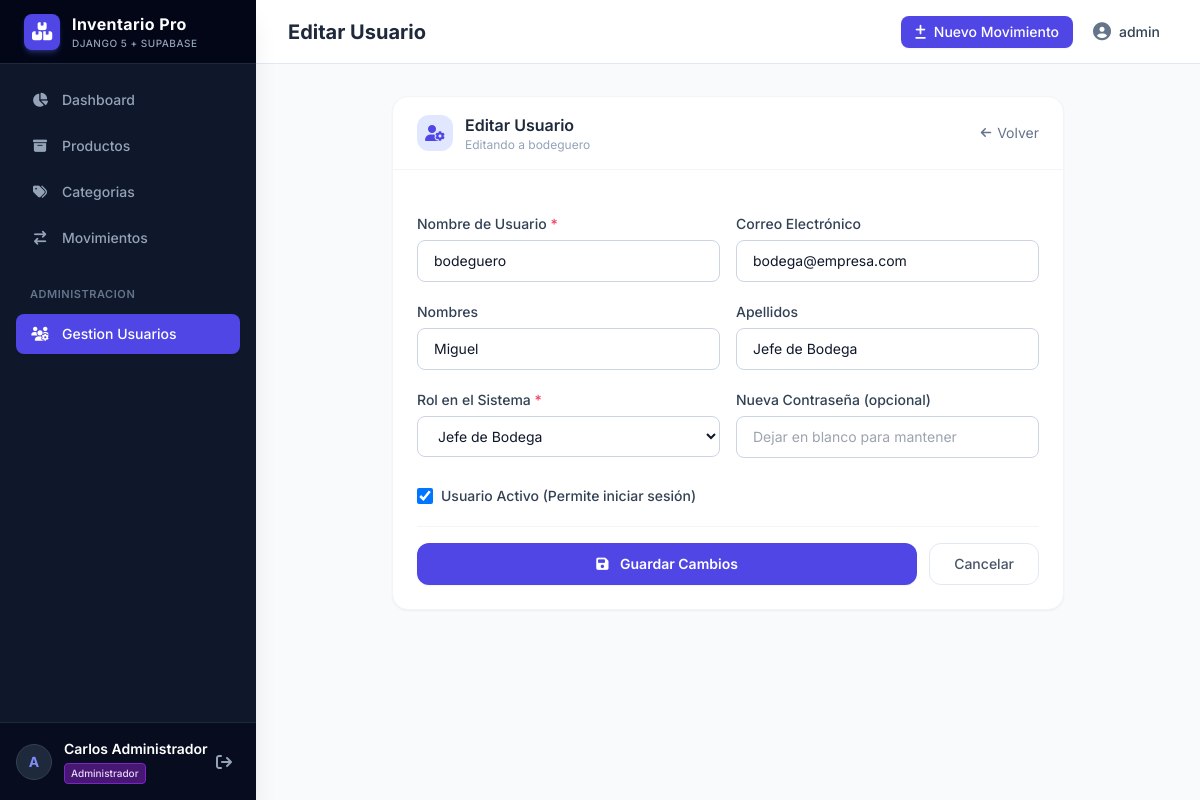
The page /users/2/edit/ (signed in) on the database its author committed.
### inventory/models.py (models this page shows, shortened)
class CustomUser(AbstractUser):
    class Role(models.TextChoices):
        ADMIN = 'admin', _('Administrador')
        BODEGUERO = 'bodeguero', _('Jefe de Bodega')
        OPERARIO = 'operario', _('Operario')
    role = models.CharField(
        max_length=20,
        choices=Role.choices,
        default=Role.OPERARIO,
        verbose_name=_('Rol'),
        help_text=_('Define el perfil de acceso y permisos dentro del sistema.')
    )
    class Meta:
        verbose_name = _('Usuario')
        verbose_name_plural = _('Usuarios')
        ordering = ['id']
    @property
    def is_admin_role(self):
        return self.role.lower() == self.Role.ADMIN or self.is_superuser

### inventory/views.py (the view)
# urls.py: path('users/<int:pk>/edit/', user_update_view, name='user_update'),
@admin_required
def user_update_view(request, pk):
    user = get_object_or_404(CustomUser, pk=pk)
    if request.method == 'POST':
        form = CustomUserEditForm(request.POST, instance=user)
        if form.is_valid():
            form.save()
            messages.success(request, f'Usuario {user.username} actualizado.')
            return redirect('user_list')
    else:
        form = CustomUserEditForm(instance=user)
    return render(request, 'inventory/user_form.html', {'form': form, 'target_user': user, 'title': 'Editar Usuario'})

### inventory/forms.py (shortened to what this page needs)
class CustomUserEditForm(forms.ModelForm):
    new_password = forms.CharField(
        label="Nueva Contrasena (opcional)",
        required=False,
        widget=forms.PasswordInput(attrs={'class': INPUT_CLASS, 'placeholder': 'Dejar en blanco para mantener'}),
        validators=[validate_password],
    )
    class Meta:
        model = CustomUser
        fields = ['username', 'first_name', 'last_name', 'email', 'role', 'is_active']
        widgets = {
            'username': forms.TextInput(attrs={'class': INPUT_CLASS}),
            'first_name': forms.TextInput(attrs={'class': INPUT_CLASS}),
            'last_name': forms.TextInput(attrs={'class': INPUT_CLASS}),
            'email': forms.EmailInput(attrs={'class': INPUT_CLASS}),
            'role': forms.Select(attrs={'class': SELECT_CLASS}),
            'is_active': forms.CheckboxInput(attrs={'class': CHECKBOX_CLASS}),
        }

### templates/inventory/user_form.html (shortened to what this page needs)
{% extends 'base.html' %}
{% block header_title %}{{ title }}{% endblock %}
{% block content %}
<div class="max-w-2xl mx-auto">
    <div class="bg-white rounded-2xl shadow-sm border border-slate-100 overflow-hidden">
        <div class="px-6 py-4 border-b border-slate-100 flex items-center justify-between">
            <div class="flex items-center gap-3">
                <div class="w-9 h-9 rounded-xl bg-indigo-100 flex items-center justify-center">
                    <i class="fa-solid fa-user-gear text-indigo-600"></i>
                </div>
                <div>
                    <h2 class="font-semibold text-slate-800">{{ title }}</h2>
                    {% if target_user %}
                    <p class="text-xs text-slate-400">Editando a {{ target_user.username }}</p>
                    {% endif %}
                </div>
            </div>
            <a href="{% url 'user_list' %}" class="text-sm text-slate-500 hover:text-slate-700 flex items-center gap-1.5">
                <i class="fa-solid fa-arrow-left text-xs"></i> Volver
            </a>
        </div>
        <form method="post" class="p-6 space-y-5">
            <div class="grid grid-cols-1 sm:grid-cols-2 gap-4">
                <div>
                    <label class="block text-sm font-medium text-slate-700 mb-1.5">
                        Nombre de Usuario <span class="text-rose-500">*</span>
                    </label>
                    {{ form.username }}
                </div>
                <div>
                    <label class="block text-sm font-medium text-slate-700 mb-1.5">
                        Correo Electrónico
                    </label>
                    {{ form.email }}
                </div>
            </div>
            <div class="grid grid-cols-1 sm:grid-cols-2 gap-4">
                <div>
                    <label class="block text-sm font-medium text-slate-700 mb-1.5">Nombres</label>
                    {{ form.first_name }}
                </div>
                <div>
                    <label class="block text-sm font-medium text-slate-700 mb-1.5">Apellidos</label>
                    {{ form.last_name }}
                </div>
            </div>
            <div class="grid grid-cols-1 sm:grid-cols-2 gap-4">
                <div>
                    <label class="block text-sm font-medium text-slate-700 mb-1.5">
                        Rol en el Sistema <span class="text-rose-500">*</span>
                    </label>
                    {{ form.role }}
                </div>
                <div>
                    {% if form.password %}
                    <label class="block text-sm font-medium text-slate-700 mb-1.5">
                        Contraseña <span class="text-rose-500">*</span>
                    </label>
                    {{ form.password }}
                    {% if form.password.errors %}<p class="text-xs text-rose-500 mt-1">{{ form.password.errors.0 }}</p>{% endif %}
                    {% elif form.new_password %}
                    <label class="block text-sm font-medium text-slate-700 mb-1.5">
                        Nueva Contraseña (opcional)
                    </label>
                    {{ form.new_password }}
                    {% endif %}
                </div>
            </div>
            <div class="pt-2 flex items-center gap-2">
                {{ form.is_active }}
                <label class="text-sm font-medium text-slate-700">Usuario Activo (Permite iniciar sesión)</label>
            </div>
            <div class="flex gap-3 pt-4 border-t border-slate-100">
                <button type="submit" class="flex-1 py-2.5 rounded-xl bg-indigo-600 hover:bg-indigo-700 text-white font-semibold text-sm transition-colors shadow-sm">
                    <i class="fa-solid fa-floppy-disk mr-2"></i>
                    {% if target_user %}Guardar Cambios{% else %}Crear Usuario{% endif %}
                </button>
                <a href="{% url 'user_list' %}" class="px-6 py-2.5 rounded-xl border border-slate-200 text-slate-600 text-sm font-medium hover:bg-slate-50 transition-colors">
                    Cancelar
                </a>
            </div>
        </form>
    </div>
</div>
{% endblock %}

### templates/base.html (shortened to what this page needs)
<!DOCTYPE html>
<html lang="es" class="h-full bg-slate-50">
<head>
    <script src="https://cdn.tailwindcss.com"></script>
    <link rel="stylesheet" href="https://cdnjs.cloudflare.com/ajax/libs/font-awesome/6.5.1/css/all.min.css">
</head>
<body class="h-full text-slate-800 antialiased" x-data="{ sidebarOpen: false }">
    <div class="min-h-full flex">
        <aside
            :class="sidebarOpen ? 'translate-x-0' : '-translate-x-full'"
            class="fixed inset-y-0 left-0 z-50 w-64 bg-slate-900 text-slate-300 transition-transform duration-300 ease-in-out md:translate-x-0 md:static md:inset-0 flex flex-col justify-between shadow-xl"
        >
            <div>
                <div class="h-16 flex items-center px-6 bg-slate-950 border-b border-slate-800">
                    <div class="flex items-center gap-3">
                        <div class="w-9 h-9 rounded-lg bg-indigo-600 flex items-center justify-center text-white shadow-md shadow-indigo-500/30">
                            <i class="fa-solid fa-boxes-stacked text-lg"></i>
                        </div>
                        <div>
                            <span class="font-bold text-white tracking-wide text-base">Inventario Pro</span>
                            <span class="block text-[10px] text-slate-400 font-medium uppercase tracking-wider">Django 5 + Supabase</span>
                        </div>
                    </div>
                </div>
                <nav class="p-4 space-y-1.5">
                    <a href="{% url 'dashboard' %}" class="flex items-center gap-3 px-3.5 py-2.5 rounded-lg text-sm font-medium transition-colors {% if request.resolver_match.url_name == 'dashboard' %}bg-indigo-600 text-white shadow-sm{% else %}hover:bg-slate-800 hover:text-white text-slate-400{% endif %}">
                        <i class="fa-solid fa-chart-pie w-5 text-center"></i>
                        <span>Dashboard</span>
                    </a>
                    <a href="{% url 'product_list' %}" class="flex items-center gap-3 px-3.5 py-2.5 rounded-lg text-sm font-medium transition-colors {% if 'product' in request.resolver_match.url_name %}bg-indigo-600 text-white shadow-sm{% else %}hover:bg-slate-800 hover:text-white text-slate-400{% endif %}">
                        <i class="fa-solid fa-box-archive w-5 text-center"></i>
                        <span>Productos</span>
                    </a>
                    <a href="{% url 'category_list' %}" class="flex items-center gap-3 px-3.5 py-2.5 rounded-lg text-sm font-medium transition-colors {% if 'category' in request.resolver_match.url_name %}bg-indigo-600 text-white shadow-sm{% else %}hover:bg-slate-800 hover:text-white text-slate-400{% endif %}">
                        <i class="fa-solid fa-tags w-5 text-center"></i>
                        <span>Categorias</span>
                    </a>
                    <a href="{% url 'transaction_list' %}" class="flex items-center gap-3 px-3.5 py-2.5 rounded-lg text-sm font-medium transition-colors {% if 'transaction' in request.resolver_match.url_name %}bg-indigo-600 text-white shadow-sm{% else %}hover:bg-slate-800 hover:text-white text-slate-400{% endif %}">
                        <i class="fa-solid fa-arrow-right-arrow-left w-5 text-center"></i>
                        <span>Movimientos</span>
                    </a>
                    {% if user.is_admin_role %}
                    <div class="pt-4 pb-1">
                        <span class="px-3.5 text-[11px] font-semibold text-slate-500 uppercase tracking-wider">Administracion</span>
                    </div>
                    <a href="{% url 'user_list' %}" class="flex items-center gap-3 px-3.5 py-2.5 rounded-lg text-sm font-medium transition-colors {% if 'user' in request.resolver_match.url_name %}bg-indigo-600 text-white shadow-sm{% else %}hover:bg-slate-800 hover:text-white text-slate-400{% endif %}">
                        <i class="fa-solid fa-users-gear w-5 text-center"></i>
                        <span>Gestion Usuarios</span>
                    </a>
                    {% endif %}
                </nav>
            </div>
            <div class="p-4 border-t border-slate-800 bg-slate-950/60">
                <div class="flex items-center justify-between">
                    <div class="flex items-center gap-3 overflow-hidden">
                        <div class="w-9 h-9 rounded-full bg-slate-800 border border-slate-700 flex items-center justify-center font-bold text-sm text-indigo-400 shrink-0">
                            {{ user.username|make_list|first|upper }}
                        </div>
                        <div class="truncate">
                            <p class="text-sm font-semibold text-white truncate">{{ user.get_full_name|default:user.username }}</p>
                            <span class="inline-flex items-center px-1.5 py-0.5 rounded text-[10px] font-medium
                                {% if user.role == 'admin' %}bg-purple-900/80 text-purple-200 border border-purple-700
                                {% elif user.role == 'bodeguero' %}bg-blue-900/80 text-blue-200 border border-blue-700
                                {% else %}bg-emerald-900/80 text-emerald-200 border border-emerald-700{% endif %}">
                                {{ user.get_role_display }}
                            </span>
                        </div>
                    </div>
                    <a href="{% url 'logout' %}" title="Cerrar sesion" class="p-2 text-slate-400 hover:text-rose-400 hover:bg-slate-800 rounded-lg transition-colors">
                        <i class="fa-solid fa-arrow-right-from-bracket"></i>
                    </a>
                </div>
            </div>
        </aside>
        <div class="flex-1 flex flex-col min-w-0 overflow-hidden">
            <header class="h-16 bg-white border-b border-slate-200 flex items-center justify-between px-4 sm:px-6 lg:px-8 shrink-0">
                <div class="flex items-center gap-4">
                    <h1 class="text-lg sm:text-xl font-bold text-slate-800">
                        {% block header_title %}Panel de Control{% endblock %}
                    </h1>
                </div>
                <div class="flex items-center gap-3">
                    <a href="{% url 'transaction_create' %}" class="inline-flex items-center gap-2 px-3.5 py-1.5 rounded-lg bg-indigo-600 text-white hover:bg-indigo-700 text-sm font-medium shadow-sm transition-all">
                        <i class="fa-solid fa-plus-minus"></i>
                        <span class="hidden sm:inline">Nuevo Movimiento</span>
                    </a>
                    <a href="{% url 'profile' %}" class="p-2 text-slate-500 hover:text-slate-700 rounded-lg hover:bg-slate-100 text-sm flex items-center gap-2">
                        <i class="fa-solid fa-user-circle text-lg"></i>
                        <span class="hidden md:inline font-medium text-slate-700">{{ user.username }}</span>
                    </a>
                </div>
            </header>
            <main class="flex-1 overflow-y-auto p-4 sm:p-6 lg:p-8 bg-slate-50">
                {% block content %}{% endblock %}
            </main>
        </div>
    </div>
</body>
</html>

### templates/base.html (style rules this page uses)
body { font-family: 'Inter', sans-serif; }

### rows shown on the page
CustomUser: username|make_list "A", get_full_name "Carlos Administrador", role "Administrador", username "admin"
CustomUser: username "bodeguero", email "bodega@empresa.com", first_name "Miguel", last_name "Jefe de Bodega", role "Jefe de Bodega", is_active "☑"

### other values the page prints
{{ title }} "Editar Usuario"
